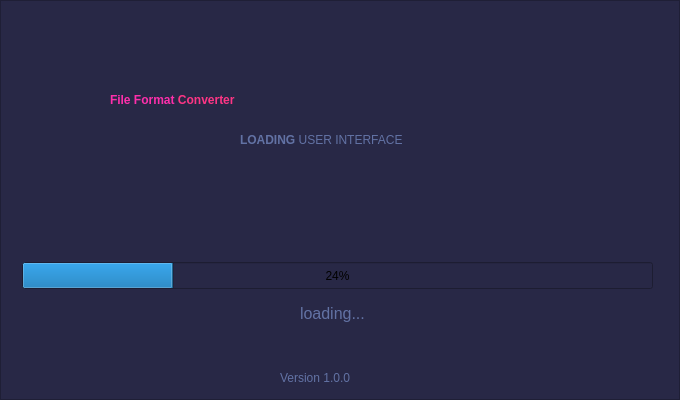
<?xml version="1.0" encoding="UTF-8"?>
<ui version="4.0">
 <class>MainWindow</class>
 <widget class="QMainWindow" name="MainWindow">
  <property name="geometry">
   <rect>
    <x>0</x>
    <y>0</y>
    <width>680</width>
    <height>400</height>
   </rect>
  </property>
  <property name="minimumSize">
   <size>
    <width>680</width>
    <height>400</height>
   </size>
  </property>
  <property name="maximumSize">
   <size>
    <width>680</width>
    <height>400</height>
   </size>
  </property>
  <property name="windowTitle">
   <string>MainWindow</string>
  </property>
  <widget class="QWidget" name="centralwidget">
   <widget class="QFrame" name="frame">
    <property name="geometry">
     <rect>
      <x>0</x>
      <y>0</y>
      <width>680</width>
      <height>400</height>
     </rect>
    </property>
    <property name="minimumSize">
     <size>
      <width>680</width>
      <height>400</height>
     </size>
    </property>
    <property name="maximumSize">
     <size>
      <width>680</width>
      <height>400</height>
     </size>
    </property>
    <property name="styleSheet">
     <string notr="true">background-color: rgb(40, 40, 70);</string>
    </property>
    <property name="frameShape">
     <enum>QFrame::StyledPanel</enum>
    </property>
    <property name="frameShadow">
     <enum>QFrame::Raised</enum>
    </property>
    <widget class="QLabel" name="label">
     <property name="geometry">
      <rect>
       <x>110</x>
       <y>70</y>
       <width>501</width>
       <height>61</height>
      </rect>
     </property>
     <property name="styleSheet">
      <string notr="true">color: rgb(254, 121, 199);
font: 28pt &quot;Segoe UI&quot;;</string>
     </property>
     <property name="text">
      <string>&lt;html&gt;&lt;head/&gt;&lt;body&gt;&lt;p&gt;&lt;span style=&quot; font-weight:600; color:#fe2fab;&quot;&gt;File Format &lt;/span&gt;&lt;span style=&quot; font-weight:600; color:#fe3585;&quot;&gt;Converter&lt;/span&gt;&lt;/p&gt;&lt;/body&gt;&lt;/html&gt;</string>
     </property>
    </widget>
    <widget class="QLabel" name="label_2">
     <property name="geometry">
      <rect>
       <x>240</x>
       <y>120</y>
       <width>201</width>
       <height>41</height>
      </rect>
     </property>
     <property name="styleSheet">
      <string notr="true">font-size: 8;</string>
     </property>
     <property name="text">
      <string>&lt;html&gt;&lt;head/&gt;&lt;body&gt;&lt;p&gt;&lt;span style=&quot; font-size:9pt; font-weight:600; color:#6272a4;&quot;&gt;LOADING &lt;/span&gt;&lt;span style=&quot; font-size:9pt; color:#6272a4;&quot;&gt;USER INTERFACE&lt;/span&gt;&lt;/p&gt;&lt;/body&gt;&lt;/html&gt;</string>
     </property>
    </widget>
    <widget class="QProgressBar" name="progress">
     <property name="geometry">
      <rect>
       <x>22</x>
       <y>262</y>
       <width>631</width>
       <height>27</height>
      </rect>
     </property>
     <property name="styleSheet">
      <string notr="true">
QProgressBar::chunk
{
	border-radius: 10px;
	background-color: qlineargradient(spread:pad, x1:0, y1:0.511, x2:1, y2:0.523, stop:0 rgb(255, 32, 255, 255), stop:1 rgb(161, 33, 225,255));
};

background-color: rgb(98,114,150);
color: rgb(200, 200, 200);
border-radius: 10px;
text-align: center;
font: 10pt bold &quot;Segeo UI&quot;;</string>
     </property>
     <property name="value">
      <number>24</number>
     </property>
    </widget>
    <widget class="QLabel" name="label_3">
     <property name="geometry">
      <rect>
       <x>300</x>
       <y>300</y>
       <width>79</width>
       <height>28</height>
      </rect>
     </property>
     <property name="styleSheet">
      <string notr="true">font: 12pt &quot;Segoe UI&quot;;
text-align: center;</string>
     </property>
     <property name="text">
      <string>&lt;html&gt;&lt;head/&gt;&lt;body&gt;&lt;p&gt;&lt;span style=&quot; font-size:12pt; color:#6272a4;&quot;&gt;loading...&lt;/span&gt;&lt;/p&gt;&lt;/body&gt;&lt;/html&gt;</string>
     </property>
     <property name="alignment">
      <set>Qt::AlignLeading|Qt::AlignLeft|Qt::AlignVCenter</set>
     </property>
    </widget>
    <widget class="QLabel" name="label_4">
     <property name="geometry">
      <rect>
       <x>280</x>
       <y>370</y>
       <width>101</width>
       <height>16</height>
      </rect>
     </property>
     <property name="styleSheet">
      <string notr="true">font: 10pt &quot;Segoe UI&quot;;
color: rgb(98, 114, 164)</string>
     </property>
     <property name="text">
      <string>Version 1.0.0</string>
     </property>
    </widget>
   </widget>
  </widget>
 </widget>
 <resources/>
 <connections/>
</ui>
